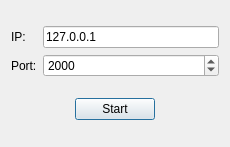
<?xml version="1.0" encoding="UTF-8"?>
<ui version="4.0">
 <class>Dialog</class>
 <widget class="QDialog" name="Dialog">
  <property name="geometry">
   <rect>
    <x>0</x>
    <y>0</y>
    <width>230</width>
    <height>147</height>
   </rect>
  </property>
  <property name="windowTitle">
   <string>Dialog</string>
  </property>
  <layout class="QGridLayout" name="gridLayout_2">
   <item row="0" column="0" colspan="3">
    <layout class="QGridLayout" name="gridLayout">
     <item row="0" column="0">
      <widget class="QLabel" name="label">
       <property name="text">
        <string>IP:</string>
       </property>
      </widget>
     </item>
     <item row="0" column="1">
      <widget class="QLineEdit" name="lineEditIP">
       <property name="text">
        <string>127.0.0.1</string>
       </property>
      </widget>
     </item>
     <item row="1" column="0">
      <widget class="QLabel" name="label_2">
       <property name="text">
        <string>Port:</string>
       </property>
      </widget>
     </item>
     <item row="1" column="1">
      <widget class="QSpinBox" name="spinBoxPort">
       <property name="minimum">
        <number>1</number>
       </property>
       <property name="maximum">
        <number>65535</number>
       </property>
       <property name="value">
        <number>2000</number>
       </property>
      </widget>
     </item>
    </layout>
   </item>
   <item row="1" column="0">
    <spacer name="horizontalSpacer">
     <property name="orientation">
      <enum>Qt::Horizontal</enum>
     </property>
     <property name="sizeHint" stdset="0">
      <size>
       <width>45</width>
       <height>20</height>
      </size>
     </property>
    </spacer>
   </item>
   <item row="1" column="1">
    <widget class="QPushButton" name="btnStart">
     <property name="text">
      <string>Start</string>
     </property>
    </widget>
   </item>
   <item row="1" column="2">
    <spacer name="horizontalSpacer_2">
     <property name="orientation">
      <enum>Qt::Horizontal</enum>
     </property>
     <property name="sizeHint" stdset="0">
      <size>
       <width>44</width>
       <height>20</height>
      </size>
     </property>
    </spacer>
   </item>
  </layout>
 </widget>
 <resources/>
 <connections/>
</ui>
